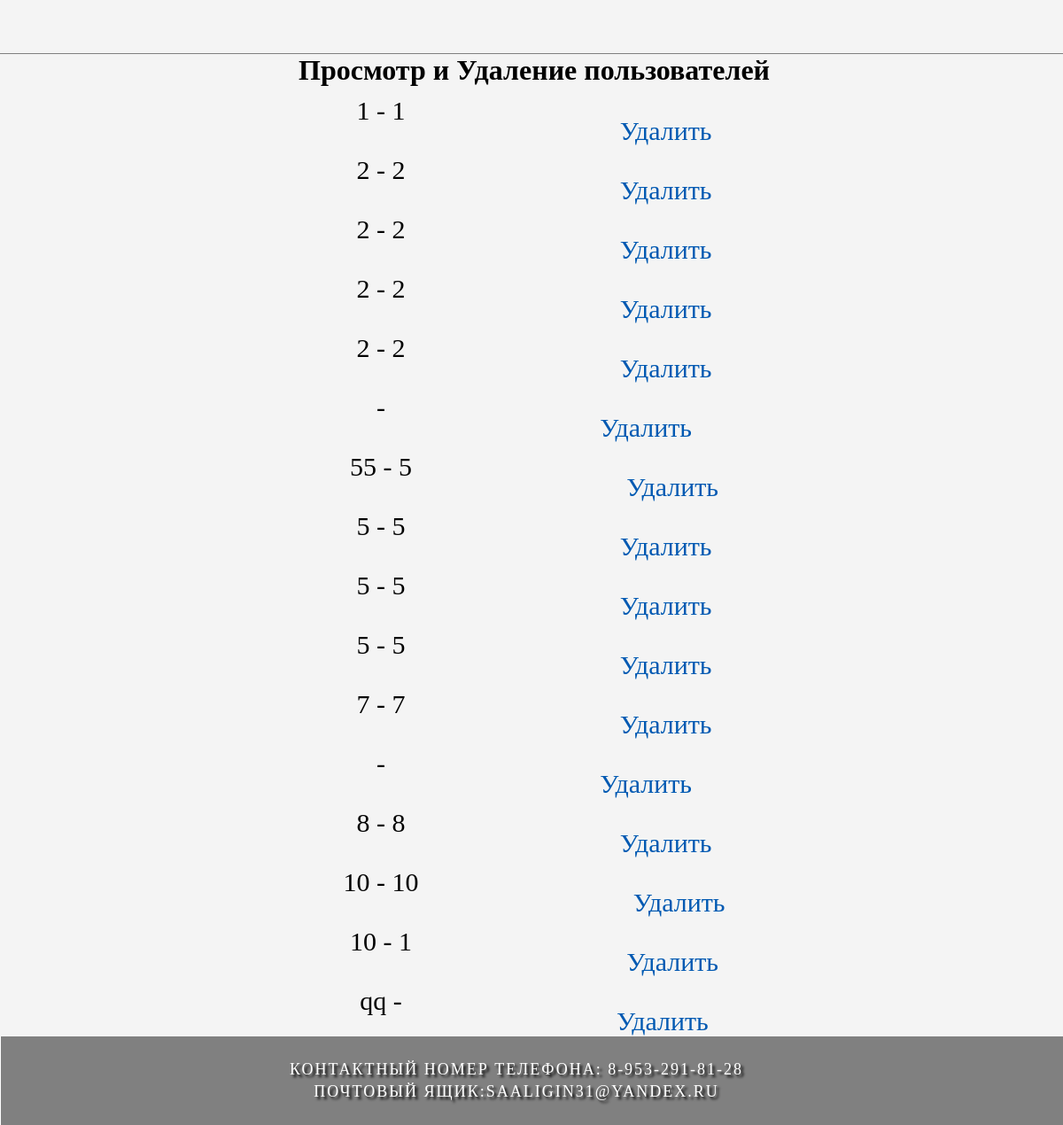
The page /admin/delusers on the database as committed earlier.
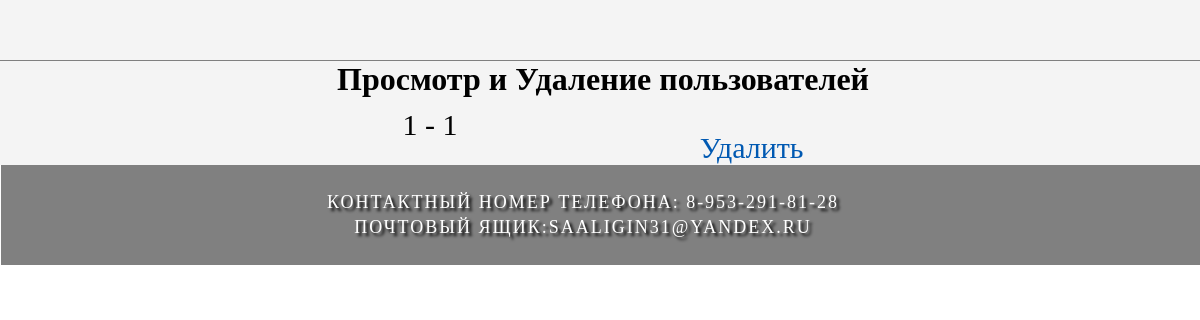
The same page on the database as committed later.
### tables this page shows
CREATE TABLE users (
id integer primary key autoincrement,
login text not null,
password text not null
);

### autosalon/admin/admin.py (the view)
@admin.route('/delusers')
def delusers():
    db = get_db()
    db = FDataBase(db)
    users = db.getUser()
    return render_template('admin/deleteprofil.html', title='Удалить пост', users=users)

### autosalon/admin/admin.py (called while the page is built)
def get_db():
    if not hasattr(g, 'link_db'):
        g.link_db = connect_db()
    return g.link_db

### autosalon/bd_exe.py (called while the page is built)
def connect_db():
    conn = sqlite3.connect(app.config['DATABASE'])
    conn.row_factory = sqlite3.Row
    return conn

    def getUser(self):
        sql = 'SELECT * FROM users'
        try:
            self.__cursor.execute(sql)
            res = self.__cursor.fetchall()
            if res: return res;
        except:
            print('Ошибка чтения бд')

### autosalon/admin/templates/admin/deleteprofil.html
{% extends "base.html" %}
{% block content %}
{{super()}}
<div class="wrapper">
<h1>Просмотр и Удаление пользователей</h1>
{%- block users -%}
        {% for n in users -%}
        <div class="uslug">
        <p>{{ n['login'] }} - {{ n['password'] }}</p>
        <a class="del" href="{{url_for('.delusers')}}/{{n.id}}">Удалить</a>
        </div>
        {% endfor -%}
{%- endblock users -%}
</div>
{% endblock %}

Rows that differ between the two databases and show on the page:
removed users: login "2", password "2"
removed users: login "2", password "2"
removed users: login "2", password "2"
removed users: login "2", password "2"
removed users: login "55", password "5"
removed users: login "5", password "5"
removed users: login "5", password "5"
removed users: login "5", password "5"
removed users: login "7", password "7"
removed users: login "8", password "8"
removed users: login "10", password "10"
removed users: login "10", password "1"
removed users: login "qq"
